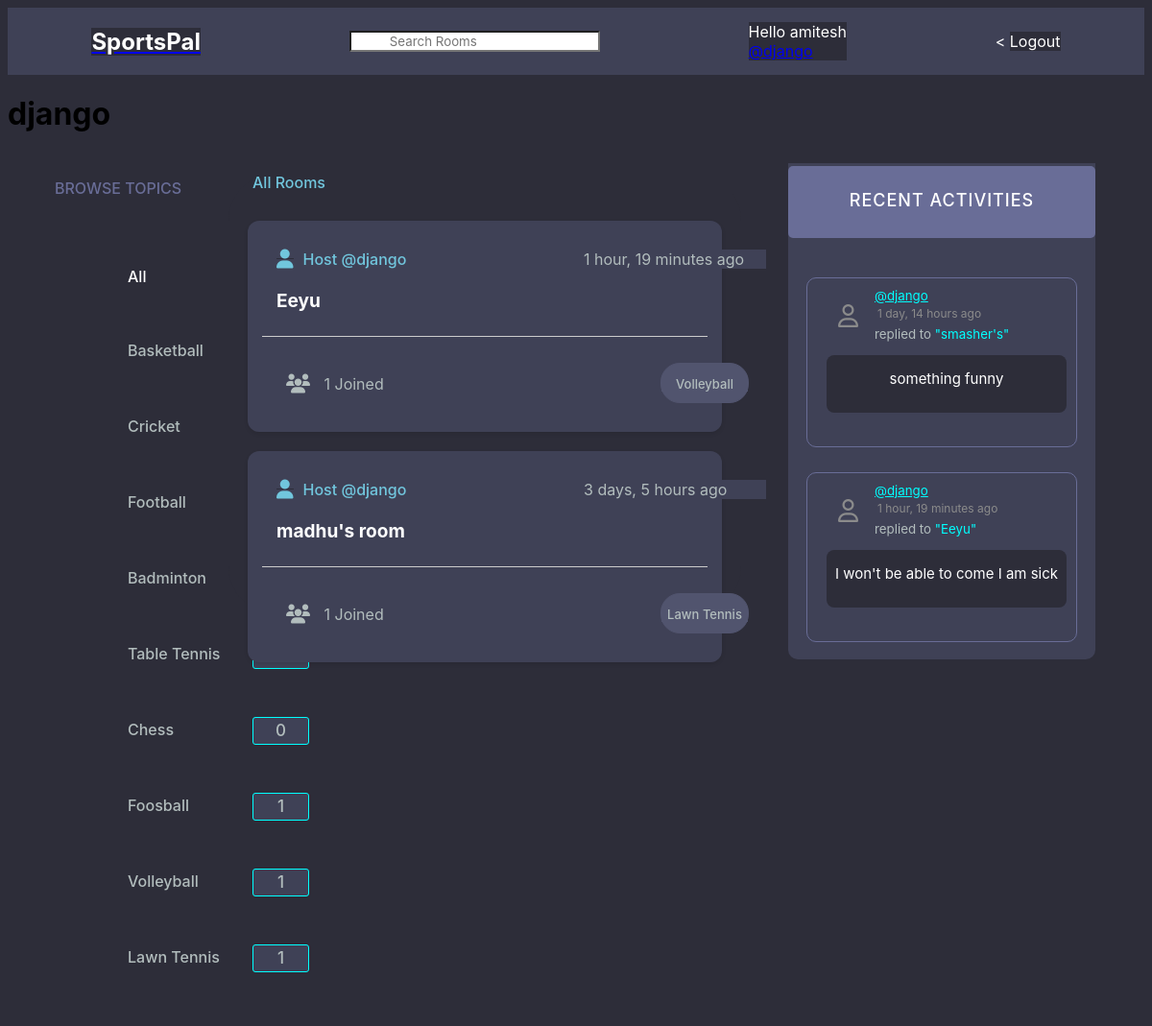
Page /profile/6/ (signed in) on the committed database.
### base/models.py (models this page shows, shortened)
class Topic(models.Model):
    name = models.CharField(max_length=200)

class Room(models.Model):
    host = models.ForeignKey(User, on_delete=models.SET_NULL, null=True)
    topic = models.ForeignKey(Topic, on_delete=models.SET_NULL, null=True)
    name = models.CharField(max_length=200)
    description = models.TextField(null = True, blank = True)
    participants = models.ManyToManyField(User, related_name='participants', blank=True)
    updated = models.DateTimeField(auto_now=True)
    created = models.DateTimeField(auto_now_add=True)
    class Meta:
        ordering = ('-updated','-created')
    def __str__(self):
        return self.name

class Message(models.Model):
    user = models.ForeignKey(User, on_delete=models.CASCADE)
    room = models.ForeignKey(Room, on_delete=models.CASCADE)
    body = models.TextField()
    updated = models.DateTimeField(auto_now=True)
    created = models.DateTimeField(auto_now_add=True)
    def __str__(self):
        return self.body[0:50]

### base/views.py (the view)
# urls.py: path("profile/<str:pk>/", views.userProfile, name="user-profile"),
def userProfile(request,pk):
    user = User.objects.get(id=pk)
    rooms = user.room_set.all()
    room_messages = user.message_set.all()
    topics = Topic.objects.all()
    context = {'user':user,'rooms':rooms,'room_messages':room_messages,'topics':topics}
    return render(request,'base/profile.html',context)

### base/templates/base/profile.html (shortened to what this page needs)
{% extends 'main.html' %}
{%block content%}
<h1>{{user.username}} </h1>
<div class = "profile-container">
    <div>
        {% include 'base/topics_component.html' %}
    <div>
        {% include 'base/feed_component.html' %}
    </div>
    <div>
        {% include 'base/activity_component.html' %}
    </div>
{%endblock content%}

### templates/navbar.html (shortened to what this page needs)
{% load static %}
{% block css %}
    <link rel="stylesheet" type="text/css" href="{% static 'styles/navbar.css' %}">
{% endblock %}
<div class="navbar">
    <div class="logo">
        <a href="/"> <h1 style = "color: white;">SportsPal</h1></a>
    </div>
    <div class="search_bar">
        <form method = "GET" action="{% url 'home' %}">
            <input type = "text" name = "q" placeholder = "Search Rooms" />
        </form>
    </div>
    {% if request.user.is_authenticated %}
    <div class="profile">
        <p style="color: white;"> Hello {{request.user}}</p>
        <p><a href = "{'% url 'base/profile.html' message.user.id %}">@{{user.username}}</a></p>
    </div>
    <div class="logout"><
        <a href = "{% url 'logout' %}">Logout</a>
    </div>
    {% else %}
    <div class="login"><
        <a href = "{% url 'login' %}">Login</a>
    </div>
    {% endif %}
</div>

### base/templates/base/topics_component.html (shortened to what this page needs)
{% load static %}
{% block css %}
    <link rel="stylesheet" type="text/css" href="{% static 'styles/topics_component.css' %}">
{% endblock %}
<h3 class = "Topics" style = "color: #696d97; text-transform: uppercase;top:10px;">Browse Topics</h3>
<div class = "All">
    <p><a href="{% url 'home' %}"  style="color: white; text-decoration: none;"><div>All</div></a> </p>
</div>
<div class = "items_all">
    {% for topic in topics %}
        <div class = "List">
            <a href="{% url 'home' %}?q={{topic.name}}">{{topic.name}}
            <div id="count_div">
                <span id = "count">{{topic.room_set.all.count}}</span></a>
            </div>
        </div>
    {% endfor %}

### base/templates/base/feed_component.html (shortened to what this page needs)
{% load static %}
{% block css %}
    <link rel="stylesheet" type="text/css" href="{% static 'styles/feed_component.css' %}">
    <link href="{% static 'fontawesomefree/css/fontawesome.css' %}" rel="stylesheet" type="text/css">
    <link href="{% static 'fontawesomefree/css/brands.css' %}" rel="stylesheet" type="text/css">
    <link href="{% static 'fontawesomefree/css/solid.css' %}" rel="stylesheet" type="text/css">
{% endblock %}
<div style="position: relative;top:20px;z-index: 10;left:25px;color:#71c6dd;font-weight: 500;"> All Rooms</div>
<div class = "sports-rooms">
    {% for room in rooms %}
        <div class = "room_feat">
            <div id="host">
                <a href="{% url 'user-profile' room.host.id %}"style="background-color:#3f4156;z-index: 30;"><i class="fa-solid fa-user fa-lg" style="position: relative;right:10px;"></i>Host @{{room.host.username}}</a>
            </div>
            <div style = "background-color: #3f4156;" id = "timer">
                {{room.created|timesince}} ago
            </div>
                <div id="room_name">
                    <h5 style = "background-color: #3f4156;"><a href = "{% url 'room' room.id %}" style="background-color:#3f4156;">{{room.name}}</a></h5>
                </div>
                <hr style="position:relative;top :90px">
                <div style = "background-color: #3f4156;" id ="participants_num"><i class="fa-solid fa-users fa-lg"style="position:relative;right:10px;"></i>
                    {{room.participants.all.count}} Joined
                </div>
                <div id="topic_name">
                    <p style="background-color: #51546e;;">{{room.topic.name}}</p>
                </div>
        </div>
    {% endfor %}
</div>

### base/templates/base/activity_component.html (shortened to what this page needs)
{% load static %}
{% block css %}
    <link rel="stylesheet" type="text/css" href="{% static 'styles/activity_component.css' %}">
    <link href="{% static 'fontawesomefree/css/fontawesome.css' %}" rel="stylesheet" type="text/css">
    <link href="{% static 'fontawesomefree/css/brands.css' %}" rel="stylesheet" type="text/css">
    <link href="{% static 'fontawesomefree/css/solid.css' %}" rel="stylesheet" type="text/css">
{% endblock %}
<div class="block_layout">
    <div class="recent_activities">
        <h3> recent activities</h3>
    </div>
    {% for message in room_messages %}
    <div class = "box">
        <small >
            <div id="username">
                <a href = "{'% url 'user-profile' message.user.id %}" style="background-color: #3f4156;color: cyan; width:200px">@{{message.user}}</a>
            </div>
            <div id="time" style="color: #8b8b8b; font-size: 12px; margin:3px; width:200px;">
                {{message.created|timesince}} ago
            </div>
        </small>
        <div id="sender">
            <small style="background-color: #3f4156; color:#b2bdbd; width: 200px;">replied to <tag style="background-color: #3f4156; color:cyan">"{{message.room}}"</tag></small>
        </div>
        <div id="message" style="position: relative;top:8px;">
            <p>{{message}}</p>
        </div>
    </div>
    {% endfor %}
</div>

### static/styles/main.css (style rules this page uses)
* { background-color: #2d2d39;; }

### static/styles/navbar.css (style rules this page uses)
.navbar { display: flex; background-color:#3f4156; align-items: center; justify-content: space-around; text-decoration: none; padding: 10px; height: 50px; }
.navbar div { background-color:#3f4156 ; color: white; }
.logo h1 { margin: 0; font-size: 24px; font-weight: bold; text-decoration: none; }
.search_bar input[type="text"] { background-color: white; background-image: url('searchicon.png'); background-position: 10px 10px; background-repeat: no-repeat; padding-left: 40px; }
.profile p { margin: 0; }
.logout a { text-decoration: none; color: white; }

### static/styles/topics_component.css (style rules this page uses)
* { font-family: "DM Sans", -apple-system, BlinkMacSystemFont, "Segoe UI", Roboto, Oxygen, Ubuntu, Cantarell, "Open Sans", "Helvetica Neue", sans-serif; }
.Topics { position: relative; top : 50px; text-align: center; font-weight: 500; font-family: "DM Sans", -apple-system, BlinkMacSystemFont, "Segoe UI", Roboto, Oxygen, Ubuntu, Cantarell, "Open Sans", "Helvetica Neue", sans-serif; box-sizing: border-box; text-rendering: optimizeLegibility; font-size: inherit; }
.List, .All { display: flex; flex-direction: column; align-items: left; padding-left: 120px; }
.List a , .All { align-items: left; margin: 5px; font-weight: 500; color : #b2bdbd; text-decoration: none; width: 100px; }
#count,#total { display: inline-block; height: 20px; width: 50px; background-color: #3f4156; margin: 10px; border-radius: 3px; align-items: center; padding: 3.5px; text-align: center; border: 0.8px solid cyan; font-size: 17px; }
#count_div { position: relative; left: 120px; bottom: 38px; width: 100px; }
.All div { position: relative; top : 34px; }
div .List { width: 100px; }

### static/styles/feed_component.css (style rules this page uses)
.room_feat { display: flex; flex-direction: column; background-color: #fff; border-radius: 20px solid black; padding: 15px; box-shadow: 0 2px 4px rgba(0, 0, 0, 0.1); margin: 20px; border-radius: 12px; height: 190px; }
#host a { background-color: #3f4156; color: #fff; padding: 5px 10px; border-radius: 5px; text-align: center; text-decoration: none; margin-bottom: 5px; z-index: 20; }
#room_name a { color: white; text-decoration: none; transition: color 0.3s; }
hr { border: none; border-top: 1px solid #ccc; margin: 15px 0; }
.sports-rooms { border-radius: 50px; }
.room_feat { position: relative; top: 50px; background-color: #3f4156; }
#host,#edit,#delete,#room_name,#topic_name { background-color: #3f4156; }
#host a { font-family: "DM Sans", -apple-system, BlinkMacSystemFont, "Segoe UI", Roboto, Oxygen, Ubuntu, Cantarell, "Open Sans", "Helvetica Neue", sans-serif; margin: 0; padding: 0; box-sizing: border-box; text-rendering: optimizeLegibility; color:#71c6dd; font-size: inherit; font-weight: 500; }
#host { position: absolute; top : 30px; left:40px; z-index: 9; width : 150px; }
#timer { margin: 10px; position: absolute; top : 20px; left: 340px; width: 190px; color: #b2bdbd; }
#room_name { position: absolute; top : 40px; left : 30px; width : 190px; height: 80px; bottom: 28px; font-family: "DM Sans", -apple-system, BlinkMacSystemFont, "Segoe UI", Roboto, Oxygen, Ubuntu, Cantarell, "Open Sans", "Helvetica Neue", sans-serif; font-size: 23px; font-weight: 500; color: #e5e5e5; }
#topic_name { display: inline-block; position: absolute; bottom: 30px; left: 430px; width: 90px; font-size: medium; text-align: center; margin-top: 0px; background-color: #51546e; border-radius: 20px; font-size: 13px; border: 1px solid #51546e; color: #b2bdbd; height:40px; font-weight: 500; }
#participants_num { position: absolute; top : 160px; left: 50px; width : 120px; color: #b2bdbd; }
div .sports-rooms { position: relative; bottom: 20px; }

### base/templates/base/profile.html (style rules this page uses)
.profile-container { display: grid; grid-template-columns: 1fr 3fr 1fr; }

### rows in the picture
Topic: name "Basketball"
Topic: name "Cricket"
Topic: name "Football"
Topic: name "Badminton"
Topic: name "Table Tennis"
Topic: name "Chess", room_set.all.count "0"
Topic: name "Foosball", room_set.all.count "1"
Topic: name "Volleyball", room_set.all.count "1"
Topic: name "Lawn Tennis", room_set.all.count "1"
Room: host.username "django", created "1 hour, 19 minutes", name "Eeyu", participants.all.count "1", topic.name "Volleyball"
Room: host.username "django", created "3 days, 5 hours", name "madhu's room", participants.all.count "1", topic.name "Lawn Tennis"
Message: user "django", created "1 day, 14 hours", room "smasher's", body "something funny"
Message: user "django", created "1 hour, 19 minutes", room "Eeyu", body "I won't be able to come I am sick"

### other values in the picture
{{ request.user }} "amitesh"
{{ user.username }} "django"
